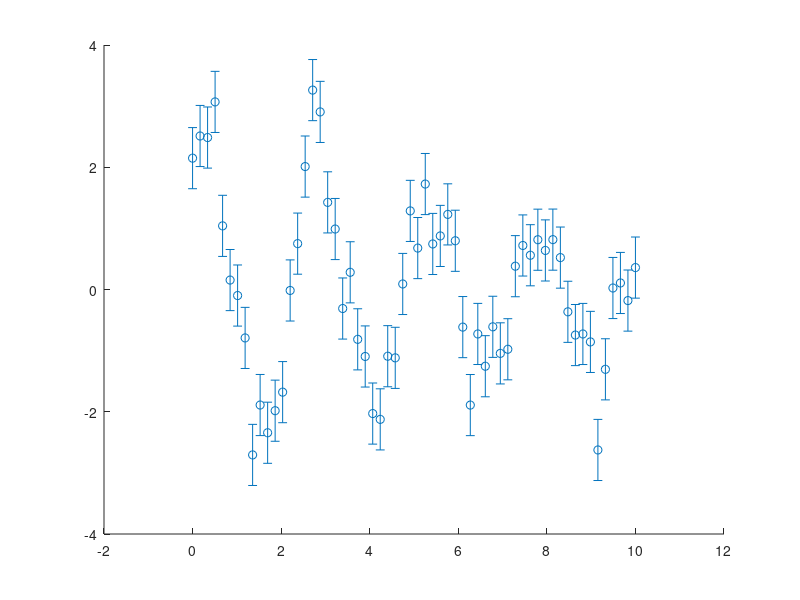

Write the MATLAB code that produced this figure. (Note: this script raises an error after producing the figure.)
%% Chi-Square Goodness-of-Fit Tutorial
% This script walks through the mechanics of chi-square (chi^2)
% goodness-of-fit testing: what it measures, how to compute it, and how to
% interpret the result using the reduced chi-square and p-value.
%
% Key idea: if your model is correct and your error bars are honest, the
% chi^2 statistic follows a known distribution (the chi-squared
% distribution with nu = N - M degrees of freedom, where N is the number
% of data points and M is the number of fitted parameters).

%% 1. Define the true model
% We use a damped sinusoid:  y(x) = A*sin(k*x + phi)*exp(-gamma*x)
% This has four parameters: amplitude A, wavenumber k, phase phi, and
% damping rate gamma.

clear; close all; rng(42);  % reproducibility

% --- "Hidden" true parameters (what we will try to recover) ---
A_true     = 3.0;
k_true     = 2.5;
phi_true   = 0.8;
gamma_true = 0.15;

p_true = [A_true, k_true, phi_true, gamma_true];

% Model function handle: p = [A, k, phi, gamma]
model = @(x, p) p(1) * sin(p(2)*x + p(3)) .* exp(-p(4)*x);

%% 2. Generate synthetic data with Gaussian noise
N      = 60;                        % number of data points
x_data = linspace(0, 10, N)';      % evenly spaced x values
sigma  = 0.5;                       % known measurement uncertainty (same for all points)

y_true = model(x_data, p_true);
noise  = sigma * randn(N, 1);      % Gaussian noise ~ N(0, sigma)
y_data = y_true + noise;

figure(1); clf;
errorbar(x_data, y_data, sigma*ones(N,1), 'o', 'MarkerSize', 4, ...
    'DisplayName', 'Data (with error bars)');
hold on;
x_fine = linspace(0, 10, 500)';
plot(x_fine, model(x_fine, p_true), 'r-', 'LineWidth', 1.5, ...
    'DisplayName', 'True model');
xlabel('x'); ylabel('y');
title('Synthetic Data from Damped Sinusoid');
legend('Location', 'best');
grid on;

%% 3. Fit the model to the data using least-squares (minimizing chi^2)
% The chi-square statistic is:
%
%   chi^2 = sum_i [ (y_i - model(x_i, p))^2 / sigma_i^2 ]
%
% Minimizing chi^2 over the parameters p gives the best-fit parameters.
% We use MATLAB's lsqcurvefit, which minimizes sum of squared residuals.
% Since all sigma_i are equal here, minimizing sum((y-model)^2) is
% equivalent to minimizing chi^2.

% For lsqcurvefit we need: F(p,x) returns the model prediction
fitfun = @(p, x) p(1) * sin(p(2)*x + p(3)) .* exp(-p(4)*x);

% Initial guesses (deliberately offset from truth to show the fit works)
p0 = [2.0, 2.0, 0.0, 0.1];

% Lower and upper bounds (optional but helps convergence)
lb = [0,   0, -pi, 0];
ub = [10, 10,  pi, 2];

options = optimoptions('lsqcurvefit', 'Display', 'off', ...
    'MaxFunctionEvaluations', 1e4, 'MaxIterations', 1e4);

[p_fit, resnorm] = lsqcurvefit(fitfun, p0, x_data, y_data, lb, ub, options);

fprintf('\n=== Fitted vs. True Parameters ===\n');
param_names = {'A', 'k', 'phi', 'gamma'};
for i = 1:4
    fprintf('  %-6s  true = %7.4f   fit = %7.4f\n', ...
        param_names{i}, p_true(i), p_fit(i));
end

%% 4. Compute the chi-square statistic
% This is the central quantity for goodness-of-fit testing.

y_fit    = model(x_data, p_fit);
residual = y_data - y_fit;

chi2 = sum(residual.^2 / sigma^2);

fprintf('\n=== Chi-Square Statistic ===\n');
fprintf('  chi^2 = %.2f\n', chi2);

% Note: lsqcurvefit returns resnorm = sum(residual.^2), so
% chi2 should equal resnorm / sigma^2.  Let's verify:
fprintf('  Verification: resnorm/sigma^2 = %.2f\n', resnorm / sigma^2);

%% 5. Degrees of freedom and reduced chi-square
% The number of degrees of freedom is:
%   nu = N - M
% where N = number of data points, M = number of fitted parameters.
%
% The REDUCED chi-square is:
%   chi^2_red = chi^2 / nu
%
% Interpretation:
%   chi^2_red ~ 1   => good fit (model explains data within errors)
%   chi^2_red >> 1   => bad fit (model doesn't describe data, or errors
%                       are underestimated)
%   chi^2_red << 1   => errors are overestimated, or the model is
%                       "overfitting" the noise

M  = length(p_fit);   % number of free parameters
nu = N - M;           % degrees of freedom

chi2_red = chi2 / nu;

fprintf('\n=== Reduced Chi-Square ===\n');
fprintf('  N (data points)       = %d\n', N);
fprintf('  M (free parameters)   = %d\n', M);
fprintf('  nu = N - M            = %d\n', nu);
fprintf('  chi^2_red = chi^2/nu  = %.4f\n', chi2_red);
fprintf('  Expected value if model is correct: chi^2_red ~ 1 +/- %.4f\n', ...
    sqrt(2/nu));

%% 6. P-value from the chi-squared distribution
% The p-value answers: "If the model is correct and the errors are right,
% what is the probability of getting a chi^2 value THIS LARGE or larger?"
%
%   p-value = 1 - chi2cdf(chi^2, nu)
%
% Conventionally:
%   p > 0.05  =>  no reason to reject the model
%   p < 0.05  =>  the fit is suspiciously bad (or errors are wrong)

p_value = 1 - chi2cdf(chi2, nu);

fprintf('\n=== P-Value ===\n');
fprintf('  p-value = %.4f\n', p_value);
if p_value > 0.05
    fprintf('  => No reason to reject the model (p > 0.05).\n');
else
    fprintf('  => Model may be inadequate or errors may be wrong (p < 0.05).\n');
end

%% 7. Visualize the chi-squared distribution and our result
figure(2); clf;

chi2_vals = linspace(0, 2*nu, 500);
chi2_pdf  = chi2pdf(chi2_vals, nu);

plot(chi2_vals, chi2_pdf, 'b-', 'LineWidth', 1.5);
hold on;
xline(chi2, 'r--', 'LineWidth', 2, 'Label', sprintf('\\chi^2 = %.1f', chi2));
xline(nu, 'k:', 'LineWidth', 1, 'Label', sprintf('\\nu = %d (expected)', nu));

xlabel('\chi^2');
ylabel('Probability density');
title(sprintf('\\chi^2 distribution (\\nu = %d) and observed \\chi^2', nu));
grid on;

% Shade the rejection region (right tail beyond our chi^2)
idx_shade = chi2_vals >= chi2;
area(chi2_vals(idx_shade), chi2_pdf(idx_shade), ...
    'FaceColor', [1 0.6 0.6], 'FaceAlpha', 0.5, 'EdgeColor', 'none', ...
    'DisplayName', sprintf('p-value = %.3f', p_value));
legend('Location', 'best');

%% 8. Plot the fit result
figure(3); clf;

subplot(2,1,1);
errorbar(x_data, y_data, sigma*ones(N,1), 'o', 'MarkerSize', 4, ...
    'DisplayName', 'Data');
hold on;
plot(x_fine, model(x_fine, p_fit), 'r-', 'LineWidth', 1.5, ...
    'DisplayName', 'Best fit');
plot(x_fine, model(x_fine, p_true), 'g--', 'LineWidth', 1, ...
    'DisplayName', 'True model');
xlabel('x'); ylabel('y');
title(sprintf('Best Fit (\\chi^2_{red} = %.3f, p = %.3f)', chi2_red, p_value));
legend('Location', 'best');
grid on;

subplot(2,1,2);
errorbar(x_data, residual, sigma*ones(N,1), 'o', 'MarkerSize', 4);
hold on;
yline(0, 'k-');
yline(sigma, 'r--', '+\sigma');
yline(-sigma, 'r--', '-\sigma');
xlabel('x'); ylabel('Residual (data - fit)');
title('Residuals');
grid on;

%% 9. Demonstration: what happens with a WRONG model?
% Let's deliberately fit a model that cannot describe the data (a simple
% exponential decay, ignoring the oscillation) and see how chi^2 responds.

fprintf('\n========================================\n');
fprintf('=== Wrong Model Demonstration ===\n');
fprintf('========================================\n');

wrong_model = @(p, x) p(1) * exp(-p(2)*x);

p0_wrong = [3.0, 0.1];
lb_wrong = [0, 0];
ub_wrong = [10, 2];

[p_wrong, resnorm_wrong] = lsqcurvefit(wrong_model, p0_wrong, ...
    x_data, y_data, lb_wrong, ub_wrong, options);

chi2_wrong    = resnorm_wrong / sigma^2;
M_wrong       = length(p_wrong);
nu_wrong      = N - M_wrong;
chi2_red_wrong = chi2_wrong / nu_wrong;
p_value_wrong  = 1 - chi2cdf(chi2_wrong, nu_wrong);

fprintf('  Wrong model: y = A*exp(-gamma*x)\n');
fprintf('  chi^2       = %.2f\n', chi2_wrong);
fprintf('  chi^2_red   = %.4f   (should be ~1 for a good fit)\n', chi2_red_wrong);
fprintf('  p-value     = %.2e\n', p_value_wrong);
fprintf('  => chi^2_red >> 1 and p ~ 0: the model is clearly wrong.\n');

figure(4); clf;

subplot(2,1,1);
errorbar(x_data, y_data, sigma*ones(N,1), 'o', 'MarkerSize', 4, ...
    'DisplayName', 'Data');
hold on;
plot(x_fine, wrong_model(p_wrong, x_fine), 'm-', 'LineWidth', 1.5, ...
    'DisplayName', 'Wrong model fit');
plot(x_fine, model(x_fine, p_true), 'g--', 'LineWidth', 1, ...
    'DisplayName', 'True model');
xlabel('x'); ylabel('y');
title(sprintf('Wrong Model (\\chi^2_{red} = %.1f, p = %.1e)', ...
    chi2_red_wrong, p_value_wrong));
legend('Location', 'best');
grid on;

subplot(2,1,2);
residual_wrong = y_data - wrong_model(p_wrong, x_data);
errorbar(x_data, residual_wrong, sigma*ones(N,1), 'o', 'MarkerSize', 4);
hold on;
yline(0, 'k-');
xlabel('x'); ylabel('Residual');
title('Residuals — Wrong Model (note the structure!)');
grid on;

%% 10. Demonstration: what happens with WRONG error bars?
% Even with the correct model, if sigma is wrong, chi^2 will be off.

fprintf('\n========================================\n');
fprintf('=== Wrong Error Bars Demonstration ===\n');
fprintf('========================================\n');

% Case A: sigma too small (underestimated errors)
sigma_small = 0.2;
chi2_small     = sum(residual.^2 / sigma_small^2);
chi2_red_small = chi2_small / nu;
p_value_small  = 1 - chi2cdf(chi2_small, nu);

fprintf('  Correct model, but sigma = %.2f (true sigma = %.2f):\n', ...
    sigma_small, sigma);
fprintf('    chi^2_red = %.3f,  p-value = %.2e\n', chi2_red_small, p_value_small);
fprintf('    => chi^2_red >> 1: errors look underestimated.\n\n');

% Case B: sigma too large (overestimated errors)
sigma_large = 1.5;
chi2_large     = sum(residual.^2 / sigma_large^2);
chi2_red_large = chi2_large / nu;
p_value_large  = 1 - chi2cdf(chi2_large, nu);

fprintf('  Correct model, but sigma = %.2f (true sigma = %.2f):\n', ...
    sigma_large, sigma);
fprintf('    chi^2_red = %.3f,  p-value = %.4f\n', chi2_red_large, p_value_large);
fprintf('    => chi^2_red << 1: errors look overestimated.\n');

% --- Figure 5: Underestimated errors (sigma too small) ---
figure(5); clf;

subplot(2,1,1);
errorbar(x_data, y_data, sigma_small*ones(N,1), 'o', 'MarkerSize', 4, ...
    'DisplayName', 'Data (tiny error bars)');
hold on;
plot(x_fine, model(x_fine, p_fit), 'r-', 'LineWidth', 1.5, ...
    'DisplayName', 'Best fit (correct model)');
xlabel('x'); ylabel('y');
title(sprintf('Underestimated Errors (\\sigma = %.2f, true = %.2f)  \\chi^2_{red} = %.2f,  p = %.1e', ...
    sigma_small, sigma, chi2_red_small, p_value_small));
legend('Location', 'best');
grid on;

subplot(2,1,2);
errorbar(x_data, residual, sigma_small*ones(N,1), 'o', 'MarkerSize', 4);
hold on;
yline(0, 'k-');
yline(sigma_small, 'r--', ['+\sigma = ' num2str(sigma_small)]);
yline(-sigma_small, 'r--', ['-\sigma = ' num2str(sigma_small)]);
xlabel('x'); ylabel('Residual (data - fit)');
title('Residuals — many points fall outside error bars');
grid on;

% --- Figure 6: Overestimated errors (sigma too large) ---
figure(6); clf;

subplot(2,1,1);
errorbar(x_data, y_data, sigma_large*ones(N,1), 'o', 'MarkerSize', 4, ...
    'DisplayName', 'Data (huge error bars)');
hold on;
plot(x_fine, model(x_fine, p_fit), 'r-', 'LineWidth', 1.5, ...
    'DisplayName', 'Best fit (correct model)');
xlabel('x'); ylabel('y');
title(sprintf('Overestimated Errors (\\sigma = %.2f, true = %.2f)  \\chi^2_{red} = %.3f,  p = %.3f', ...
    sigma_large, sigma, chi2_red_large, p_value_large));
legend('Location', 'best');
grid on;

subplot(2,1,2);
errorbar(x_data, residual, sigma_large*ones(N,1), 'o', 'MarkerSize', 4);
hold on;
yline(0, 'k-');
yline(sigma_large, 'r--', ['+\sigma = ' num2str(sigma_large)]);
yline(-sigma_large, 'r--', ['-\sigma = ' num2str(sigma_large)]);
xlabel('x'); ylabel('Residual (data - fit)');
title('Residuals — all points well within error bars');
grid on;

%% Summary
fprintf('\n========================================\n');
fprintf('=== Summary ===\n');
fprintf('========================================\n');
fprintf(['The chi-square statistic measures how well a model describes\n' ...
    'data, relative to the measurement uncertainties:\n\n' ...
    '  chi^2 = sum( (data_i - model_i)^2 / sigma_i^2 )\n\n' ...
    'Key diagnostics:\n' ...
    '  1. Reduced chi^2 = chi^2 / (N - M) should be ~1.\n' ...
    '  2. p-value = 1 - chi2cdf(chi^2, N-M) should be > 0.05.\n' ...
    '  3. chi^2_red >> 1 => bad model or underestimated errors.\n' ...
    '  4. chi^2_red << 1 => overestimated errors (or overfitting).\n' ...
    '  5. ALWAYS inspect residuals for systematic structure.\n']);
